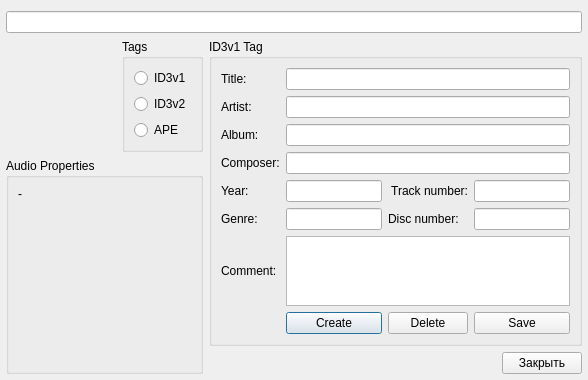
<?xml version="1.0" encoding="UTF-8"?>
<ui version="4.0">
 <class>DetailsDialog</class>
 <widget class="QDialog" name="DetailsDialog">
  <property name="geometry">
   <rect>
    <x>0</x>
    <y>0</y>
    <width>588</width>
    <height>371</height>
   </rect>
  </property>
  <property name="windowTitle">
   <string>Dialog</string>
  </property>
  <layout class="QGridLayout" name="gridLayout">
   <property name="leftMargin">
    <number>6</number>
   </property>
   <property name="rightMargin">
    <number>6</number>
   </property>
   <property name="bottomMargin">
    <number>6</number>
   </property>
   <item row="0" column="0" colspan="4">
    <widget class="QLineEdit" name="pathLineEdit"/>
   </item>
   <item row="1" column="1">
    <widget class="QGroupBox" name="groupBox">
     <property name="title">
      <string>Tags</string>
     </property>
     <layout class="QVBoxLayout" name="verticalLayout_3">
      <item>
       <widget class="QRadioButton" name="id3v1RadioButton">
        <property name="text">
         <string>ID3v1</string>
        </property>
       </widget>
      </item>
      <item>
       <widget class="QRadioButton" name="id3v2RadioButton">
        <property name="text">
         <string>ID3v2</string>
        </property>
       </widget>
      </item>
      <item>
       <widget class="QRadioButton" name="apeRadioButton">
        <property name="text">
         <string>APE</string>
        </property>
       </widget>
      </item>
     </layout>
    </widget>
   </item>
   <item row="1" column="2" rowspan="2" colspan="2">
    <widget class="QGroupBox" name="tagGroupBox">
     <property name="title">
      <string>ID3v1 Tag</string>
     </property>
     <layout class="QGridLayout" name="gridLayout_3">
      <item row="7" column="4" colspan="3">
       <widget class="QTextBrowser" name="commentBrowser">
        <property name="readOnly">
         <bool>false</bool>
        </property>
        <property name="html">
         <string>&lt;!DOCTYPE HTML PUBLIC &quot;-//W3C//DTD HTML 4.0//EN&quot; &quot;http://www.w3.org/TR/REC-html40/strict.dtd&quot;&gt;
&lt;html&gt;&lt;head&gt;&lt;meta name=&quot;qrichtext&quot; content=&quot;1&quot; /&gt;&lt;style type=&quot;text/css&quot;&gt;
p, li { white-space: pre-wrap; }
&lt;/style&gt;&lt;/head&gt;&lt;body style=&quot; font-family:'Arial'; font-size:10pt; font-weight:400; font-style:normal;&quot;&gt;
&lt;p style=&quot;-qt-paragraph-type:empty; margin-top:0px; margin-bottom:0px; margin-left:0px; margin-right:0px; -qt-block-indent:0; text-indent:0px;&quot;&gt;&lt;/p&gt;&lt;/body&gt;&lt;/html&gt;</string>
        </property>
       </widget>
      </item>
      <item row="5" column="6">
       <widget class="QLineEdit" name="trackLineEdit">
        <property name="sizePolicy">
         <sizepolicy hsizetype="Expanding" vsizetype="Fixed">
          <horstretch>0</horstretch>
          <verstretch>0</verstretch>
         </sizepolicy>
        </property>
       </widget>
      </item>
      <item row="5" column="5">
       <widget class="QLabel" name="label_42">
        <property name="sizePolicy">
         <sizepolicy hsizetype="Preferred" vsizetype="Preferred">
          <horstretch>0</horstretch>
          <verstretch>0</verstretch>
         </sizepolicy>
        </property>
        <property name="text">
         <string>Track number:</string>
        </property>
        <property name="alignment">
         <set>Qt::AlignRight|Qt::AlignTrailing|Qt::AlignVCenter</set>
        </property>
       </widget>
      </item>
      <item row="6" column="6">
       <widget class="QLineEdit" name="discLineEdit"/>
      </item>
      <item row="2" column="2">
       <widget class="QLabel" name="label_43">
        <property name="sizePolicy">
         <sizepolicy hsizetype="Preferred" vsizetype="Preferred">
          <horstretch>0</horstretch>
          <verstretch>0</verstretch>
         </sizepolicy>
        </property>
        <property name="text">
         <string>Artist:</string>
        </property>
        <property name="alignment">
         <set>Qt::AlignLeading|Qt::AlignLeft|Qt::AlignVCenter</set>
        </property>
       </widget>
      </item>
      <item row="4" column="4" colspan="3">
       <widget class="QLineEdit" name="composerLineEdit"/>
      </item>
      <item row="5" column="2">
       <widget class="QLabel" name="label_44">
        <property name="sizePolicy">
         <sizepolicy hsizetype="Preferred" vsizetype="Preferred">
          <horstretch>0</horstretch>
          <verstretch>0</verstretch>
         </sizepolicy>
        </property>
        <property name="text">
         <string>Year:</string>
        </property>
        <property name="alignment">
         <set>Qt::AlignLeading|Qt::AlignLeft|Qt::AlignVCenter</set>
        </property>
       </widget>
      </item>
      <item row="3" column="2">
       <widget class="QLabel" name="label_45">
        <property name="sizePolicy">
         <sizepolicy hsizetype="Preferred" vsizetype="Preferred">
          <horstretch>0</horstretch>
          <verstretch>0</verstretch>
         </sizepolicy>
        </property>
        <property name="text">
         <string>Album:</string>
        </property>
        <property name="alignment">
         <set>Qt::AlignLeading|Qt::AlignLeft|Qt::AlignVCenter</set>
        </property>
       </widget>
      </item>
      <item row="2" column="4" colspan="3">
       <widget class="QLineEdit" name="artistLineEdit">
        <property name="sizePolicy">
         <sizepolicy hsizetype="Expanding" vsizetype="Fixed">
          <horstretch>0</horstretch>
          <verstretch>0</verstretch>
         </sizepolicy>
        </property>
       </widget>
      </item>
      <item row="8" column="4">
       <widget class="QPushButton" name="createButton">
        <property name="text">
         <string>Create</string>
        </property>
       </widget>
      </item>
      <item row="8" column="5">
       <widget class="QPushButton" name="deleteButton">
        <property name="text">
         <string>Delete</string>
        </property>
       </widget>
      </item>
      <item row="5" column="4">
       <widget class="QLineEdit" name="yearLineEdit">
        <property name="sizePolicy">
         <sizepolicy hsizetype="Expanding" vsizetype="Fixed">
          <horstretch>0</horstretch>
          <verstretch>0</verstretch>
         </sizepolicy>
        </property>
       </widget>
      </item>
      <item row="1" column="4" colspan="3">
       <widget class="QLineEdit" name="titleLineEdit">
        <property name="sizePolicy">
         <sizepolicy hsizetype="Expanding" vsizetype="Fixed">
          <horstretch>0</horstretch>
          <verstretch>0</verstretch>
         </sizepolicy>
        </property>
       </widget>
      </item>
      <item row="6" column="2">
       <widget class="QLabel" name="label_46">
        <property name="sizePolicy">
         <sizepolicy hsizetype="Preferred" vsizetype="Preferred">
          <horstretch>0</horstretch>
          <verstretch>0</verstretch>
         </sizepolicy>
        </property>
        <property name="text">
         <string>Genre:</string>
        </property>
        <property name="alignment">
         <set>Qt::AlignLeading|Qt::AlignLeft|Qt::AlignVCenter</set>
        </property>
       </widget>
      </item>
      <item row="6" column="4">
       <widget class="QLineEdit" name="genreLineEdit">
        <property name="sizePolicy">
         <sizepolicy hsizetype="Expanding" vsizetype="Fixed">
          <horstretch>0</horstretch>
          <verstretch>0</verstretch>
         </sizepolicy>
        </property>
       </widget>
      </item>
      <item row="6" column="5">
       <widget class="QLabel" name="label_11">
        <property name="text">
         <string>Disc number:</string>
        </property>
       </widget>
      </item>
      <item row="1" column="2">
       <widget class="QLabel" name="label_47">
        <property name="sizePolicy">
         <sizepolicy hsizetype="Preferred" vsizetype="Preferred">
          <horstretch>0</horstretch>
          <verstretch>0</verstretch>
         </sizepolicy>
        </property>
        <property name="text">
         <string>Title:</string>
        </property>
        <property name="alignment">
         <set>Qt::AlignLeading|Qt::AlignLeft|Qt::AlignVCenter</set>
        </property>
       </widget>
      </item>
      <item row="4" column="2" colspan="2">
       <widget class="QLabel" name="label_8">
        <property name="text">
         <string>Composer:</string>
        </property>
       </widget>
      </item>
      <item row="3" column="4" colspan="3">
       <widget class="QLineEdit" name="albumLineEdit">
        <property name="sizePolicy">
         <sizepolicy hsizetype="Expanding" vsizetype="Fixed">
          <horstretch>0</horstretch>
          <verstretch>0</verstretch>
         </sizepolicy>
        </property>
       </widget>
      </item>
      <item row="7" column="2" colspan="2">
       <widget class="QLabel" name="label_48">
        <property name="sizePolicy">
         <sizepolicy hsizetype="Preferred" vsizetype="Preferred">
          <horstretch>0</horstretch>
          <verstretch>0</verstretch>
         </sizepolicy>
        </property>
        <property name="text">
         <string>Comment:</string>
        </property>
        <property name="alignment">
         <set>Qt::AlignLeading|Qt::AlignLeft|Qt::AlignVCenter</set>
        </property>
       </widget>
      </item>
      <item row="8" column="6">
       <widget class="QPushButton" name="saveButton">
        <property name="text">
         <string>Save</string>
        </property>
       </widget>
      </item>
     </layout>
    </widget>
   </item>
   <item row="2" column="0" rowspan="2" colspan="2">
    <widget class="QGroupBox" name="groupBox_2">
     <property name="sizePolicy">
      <sizepolicy hsizetype="Expanding" vsizetype="Expanding">
       <horstretch>0</horstretch>
       <verstretch>0</verstretch>
      </sizepolicy>
     </property>
     <property name="minimumSize">
      <size>
       <width>0</width>
       <height>0</height>
      </size>
     </property>
     <property name="title">
      <string>Audio Properties</string>
     </property>
     <layout class="QVBoxLayout" name="verticalLayout">
      <item>
       <widget class="QLabel" name="propertiesLabel">
        <property name="text">
         <string>-</string>
        </property>
        <property name="alignment">
         <set>Qt::AlignLeading|Qt::AlignLeft|Qt::AlignTop</set>
        </property>
       </widget>
      </item>
     </layout>
    </widget>
   </item>
   <item row="3" column="2">
    <spacer name="horizontalSpacer">
     <property name="orientation">
      <enum>Qt::Horizontal</enum>
     </property>
     <property name="sizeHint" stdset="0">
      <size>
       <width>312</width>
       <height>20</height>
      </size>
     </property>
    </spacer>
   </item>
   <item row="3" column="3">
    <widget class="QPushButton" name="closeButton">
     <property name="text">
      <string>Закрыть</string>
     </property>
    </widget>
   </item>
   <item row="1" column="0">
    <widget class="CoverWidget" name="coverWidget" native="true">
     <property name="sizePolicy">
      <sizepolicy hsizetype="Fixed" vsizetype="Fixed">
       <horstretch>0</horstretch>
       <verstretch>0</verstretch>
      </sizepolicy>
     </property>
     <property name="minimumSize">
      <size>
       <width>110</width>
       <height>110</height>
      </size>
     </property>
     <property name="maximumSize">
      <size>
       <width>110</width>
       <height>110</height>
      </size>
     </property>
    </widget>
   </item>
  </layout>
 </widget>
 <customwidgets>
  <customwidget>
   <class>CoverWidget</class>
   <extends>QWidget</extends>
   <header>coverwidget.h</header>
   <container>1</container>
  </customwidget>
 </customwidgets>
 <resources/>
 <connections>
  <connection>
   <sender>closeButton</sender>
   <signal>clicked()</signal>
   <receiver>DetailsDialog</receiver>
   <slot>close()</slot>
   <hints>
    <hint type="sourcelabel">
     <x>546</x>
     <y>356</y>
    </hint>
    <hint type="destinationlabel">
     <x>422</x>
     <y>357</y>
    </hint>
   </hints>
  </connection>
 </connections>
</ui>
